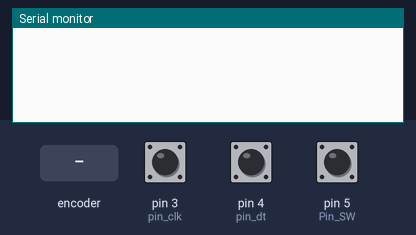
Bench run of a sketch on a simulated Arduino Uno, built with avr-gcc and run on an emulated ATmega328P. Parts: the last lines printed to the serial monitor. The test bench sets the inputs (shaded band); at power-on: pin 5 (Pin_SW) HIGH, pin 3 (pin_clk) HIGH, pin 4 (pin_dt) HIGH.

Above: at 1.2 s.
1.3 s: rotary encoder on pin 3 (pin_clk) / pin 4 (pin_dt) turned 1 step (first pin leading)
At 2.5 s:
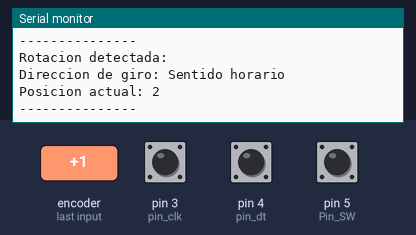
3.0 s: pin 5 (Pin_SW) pulled LOW for 0.15 s
At 4.1 s:
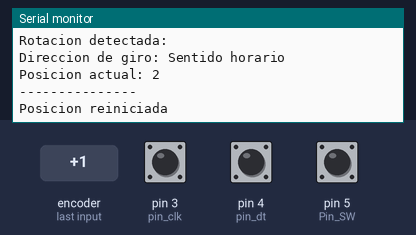
4.6 s: rotary encoder on pin 3 (pin_clk) / pin 4 (pin_dt) turned 2 steps (second pin leading)
At 6.1 s:
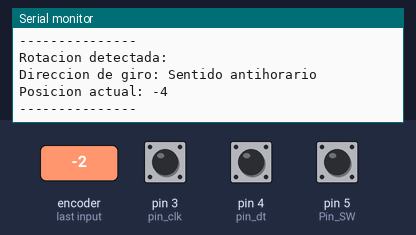
Timing chart, 0 to 7.6 s (numbered marks = the images above; inputs shaded):
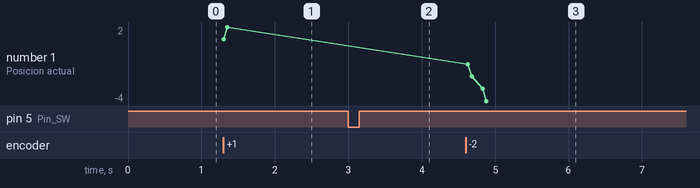

The sketch:

KY-040.ino
```cpp
int Contador = 0;
boolean direccion;
int Pin_clk_anterior;
int Pin_clk_actual;
int pin_clk = 3;
int pin_dt = 4;
int Pin_SW = 5;

void setup()
{
  pinMode(pin_clk, INPUT);
  pinMode(pin_dt, INPUT);
  pinMode(Pin_SW, INPUT);

  digitalWrite(pin_clk, true);
  digitalWrite(pin_dt, true);
  digitalWrite(Pin_SW, true);

  Pin_clk_anterior = digitalRead(pin_clk);
  Serial.begin(115200);
}

void loop()
{
  Pin_clk_actual = digitalRead(pin_clk);
  if(Pin_clk_actual != Pin_clk_anterior)
  {
    if(digitalRead(pin_dt) != Pin_clk_actual)
    {
      Contador++;
      direccion = true;
    }
    else
    {
      direccion = false;
      Contador--;
    }
    Serial.println("Rotacion detectada: ");
    Serial.print("Direccion de giro: ");
    if (direccion)
    {
      Serial.println("Sentido horario");
    }
    else
    {
      Serial.println("Sentido antihorario");
    }
    Serial.print("Posicion actual: ");
    Serial.println(Contador);
    Serial.println("---------------");
  }
  Pin_clk_anterior = Pin_clk_actual;
  if(!digitalRead(Pin_SW) && Contador != 0)
  {
    Contador = 0;
    Serial.println("Posicion reiniciada");
  }
}
```

Measured:
- after the input at 1.3 s, the serial monitor: prints a new line at once (image 1)
- after the input at 3.0 s, the serial monitor: prints a new line at once (image 2)
- after the input at 4.6 s, the serial monitor: prints a new line at once (image 3)
- plotted number 1: 2 → -4 after the input at 4.6 s
